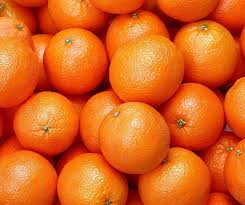
#> input picture refimage.jpeg, 245 x 205 px
$ python threshold.py
#> lines starting #> are read from the running program, lines starting #| are printed output that depends on the picture; after the words box and inside, x2 and y2 are one past the last pixel; in counts of white or black regions, pixels touching at a corner belong together
import cv2

def process_image_threshold(image_path):
#> called with image_path = 'refimage.jpeg'
    image = cv2.imread(image_path)
#> image is the input picture: shape (205, 245, 3); mean B, G, R 27.9, 97.1, 218.3
    gray_image = cv2.cvtColor(image, cv2.COLOR_BGR2GRAY)
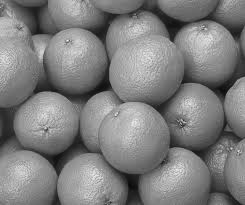
#> gray_image: shape (205, 245); min 9, max 247, mean 125.5
    _, threshold_image = cv2.threshold(gray_image, 0, 255, cv2.THRESH_BINARY_INV + cv2.THRESH_OTSU)
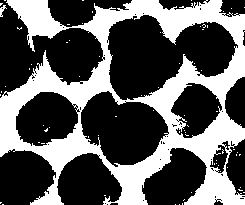
#> threshold_image: shape (205, 245); 36.4% white; 70 white regions (68 under 20 px)
    return image, threshold_image

def extract_contours(threshold_image):
    contours, _ = cv2.findContours(threshold_image, cv2.RETR_EXTERNAL, cv2.CHAIN_APPROX_SIMPLE)
#> contours = 38 contours, 36 with area under 20; largest, box (x1, y1, x2, y2) and area: (0, 0, 245, 205) 33332, (0, 5, 7, 17) 24
    return contours

def detect_edges(image):
    gray_image = cv2.cvtColor(image, cv2.COLOR_BGR2GRAY)
    return cv2.Canny(gray_image, 100, 200)


def draw_and_save_contours(image, contours, output_file):
    contoured_image = image.copy()
    cv2.drawContours(contoured_image, contours, -1, (0, 255, 0), 2)
    cv2.imwrite(output_file, contoured_image)

def save_and_display_results(threshold_image, contours, edges_image, original_image):
    cv2.imwrite("thresholded_output.jpg", threshold_image)
    print("Saved thresholded image as thresholded_output.jpg")

    draw_and_save_contours(original_image, contours, "contours_output.jpg")
    print("Saved contours image as contours_output.jpg")

    cv2.imwrite("edges_output.jpg", edges_image)
    print("Saved edges image as edges_output.jpg")

    cv2.imshow("Threshold", threshold_image)
    cv2.imshow("Contours", cv2.imread("contours_output.jpg"))
    cv2.imshow("Edges", edges_image)

    cv2.waitKey(0)
    cv2.destroyAllWindows()

# Main execution flow
image_file = "refimage.jpeg"
original_img, thresholded_img = process_image_threshold(image_file)
contour_results = extract_contours(thresholded_img)
#> contour_results has the same summary as contours in extract_contours
edge_detected_image = detect_edges(original_img)
#> in detect_edges, `return cv2.Canny(gray_image, 100, 200)`:
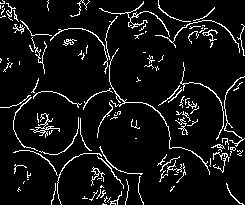
#> returned value: shape (205, 245); 7.4% white in thin lines or dots

save_and_display_results(thresholded_img, contour_results, edge_detected_image, original_img)
#> in draw_and_save_contours, `cv2.drawContours(contoured_image, contours, -1, (0, 255, 0), 2)`:
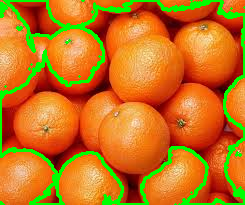
#> contoured_image: shape (205, 245, 3); 10.58% of pixels changed, all inside (x1, y1, x2, y2) = (0, 0, 245, 205)
#> in save_and_display_results, `cv2.imshow("Contours", cv2.imread("contours_output.jpg"))`:
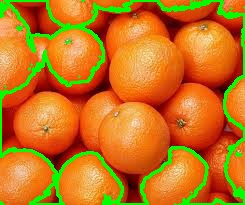
#> window 'Contours': shape (205, 245, 3); mean B, G, R 27.6, 116.7, 195.8
